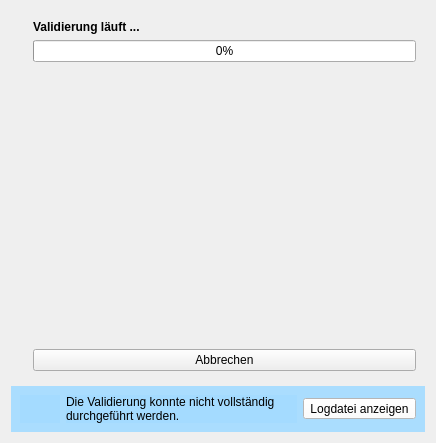
<?xml version="1.0" encoding="UTF-8"?>
<ui version="4.0">
 <class>validationStatusDialog</class>
 <widget class="QDialog" name="validationStatusDialog">
  <property name="geometry">
   <rect>
    <x>0</x>
    <y>0</y>
    <width>436</width>
    <height>443</height>
   </rect>
  </property>
  <property name="windowTitle">
   <string>Validierung</string>
  </property>
  <layout class="QGridLayout" name="gridLayout_3">
   <item row="0" column="0">
    <widget class="QStackedWidget" name="stackedWidget">
     <property name="frameShape">
      <enum>QFrame::NoFrame</enum>
     </property>
     <property name="frameShadow">
      <enum>QFrame::Plain</enum>
     </property>
     <property name="currentIndex">
      <number>0</number>
     </property>
     <widget class="QWidget" name="validation_in_progress">
      <layout class="QGridLayout" name="gridLayout_2">
       <item row="1" column="1">
        <spacer name="verticalSpacer">
         <property name="orientation">
          <enum>Qt::Vertical</enum>
         </property>
         <property name="sizeType">
          <enum>QSizePolicy::Expanding</enum>
         </property>
         <property name="sizeHint" stdset="0">
          <size>
           <width>20</width>
           <height>164</height>
          </size>
         </property>
        </spacer>
       </item>
       <item row="0" column="0">
        <widget class="QLabel" name="label">
         <property name="maximumSize">
          <size>
           <width>131</width>
           <height>131</height>
          </size>
         </property>
         <property name="text">
          <string/>
         </property>
         <property name="pixmap">
          <pixmap resource="resources/resources.qrc">:/analysis-status-dialog/analysis_in_progress.png</pixmap>
         </property>
         <property name="scaledContents">
          <bool>true</bool>
         </property>
        </widget>
       </item>
       <item row="0" column="1">
        <layout class="QVBoxLayout" name="verticalLayout_3">
         <item>
          <widget class="QLabel" name="label_2">
           <property name="font">
            <font>
             <weight>75</weight>
             <bold>true</bold>
            </font>
           </property>
           <property name="text">
            <string>Validierung läuft ...</string>
           </property>
           <property name="scaledContents">
            <bool>true</bool>
           </property>
          </widget>
         </item>
         <item>
          <widget class="QProgressBar" name="progressBar">
           <property name="maximum">
            <number>100</number>
           </property>
           <property name="value">
            <number>0</number>
           </property>
           <property name="invertedAppearance">
            <bool>false</bool>
           </property>
          </widget>
         </item>
         <item>
          <widget class="QLabel" name="label_validation_status">
           <property name="enabled">
            <bool>true</bool>
           </property>
           <property name="text">
            <string/>
           </property>
           <property name="scaledContents">
            <bool>true</bool>
           </property>
           <property name="alignment">
            <set>Qt::AlignRight|Qt::AlignTrailing|Qt::AlignVCenter</set>
           </property>
           <property name="wordWrap">
            <bool>true</bool>
           </property>
          </widget>
         </item>
        </layout>
       </item>
       <item row="2" column="1">
        <widget class="QPushButton" name="pushButton_cancel_validation_process">
         <property name="sizePolicy">
          <sizepolicy hsizetype="Minimum" vsizetype="Preferred">
           <horstretch>0</horstretch>
           <verstretch>0</verstretch>
          </sizepolicy>
         </property>
         <property name="text">
          <string>Abbrechen</string>
         </property>
         <property name="autoDefault">
          <bool>false</bool>
         </property>
        </widget>
       </item>
      </layout>
     </widget>
     <widget class="QWidget" name="validation_finished">
      <layout class="QGridLayout" name="gridLayout">
       <item row="2" column="0" colspan="3">
        <widget class="QDialogButtonBox" name="buttonBox_close_status_dialog">
         <property name="enabled">
          <bool>true</bool>
         </property>
         <property name="orientation">
          <enum>Qt::Horizontal</enum>
         </property>
         <property name="standardButtons">
          <set>QDialogButtonBox::Close</set>
         </property>
        </widget>
       </item>
       <item row="0" column="2">
        <layout class="QVBoxLayout" name="verticalLayout_2">
         <item>
          <layout class="QVBoxLayout" name="verticalLayout">
           <item>
            <widget class="QLabel" name="label_4">
             <property name="font">
              <font>
               <weight>75</weight>
               <bold>true</bold>
              </font>
             </property>
             <property name="text">
              <string>Validierung abgeschlossen.</string>
             </property>
             <property name="scaledContents">
              <bool>true</bool>
             </property>
            </widget>
           </item>
           <item>
            <widget class="QProgressBar" name="progressBar_2">
             <property name="value">
              <number>100</number>
             </property>
             <property name="invertedAppearance">
              <bool>false</bool>
             </property>
            </widget>
           </item>
          </layout>
         </item>
         <item>
          <layout class="QHBoxLayout" name="horizontalLayout">
           <item>
            <widget class="QLabel" name="label_6">
             <property name="enabled">
              <bool>true</bool>
             </property>
             <property name="text">
              <string>Benötigte Zeit: </string>
             </property>
             <property name="scaledContents">
              <bool>true</bool>
             </property>
             <property name="alignment">
              <set>Qt::AlignRight|Qt::AlignTrailing|Qt::AlignVCenter</set>
             </property>
            </widget>
           </item>
           <item>
            <widget class="QLabel" name="label_validation_duration">
             <property name="text">
              <string>TextLabel</string>
             </property>
            </widget>
           </item>
          </layout>
         </item>
        </layout>
       </item>
       <item row="1" column="2">
        <widget class="QGroupBox" name="groupBox_further_options">
         <property name="title">
          <string>Validierungsergebnisse verfügbar</string>
         </property>
         <layout class="QVBoxLayout" name="verticalLayout_4">
          <item>
           <widget class="QPushButton" name="pushButton_open_validation_results">
            <property name="text">
             <string>Ergebnisse einblenden</string>
            </property>
           </widget>
          </item>
         </layout>
        </widget>
       </item>
       <item row="0" column="1">
        <widget class="QLabel" name="label_5">
         <property name="maximumSize">
          <size>
           <width>131</width>
           <height>131</height>
          </size>
         </property>
         <property name="text">
          <string/>
         </property>
         <property name="pixmap">
          <pixmap resource="resources/resources.qrc">:/analysis-status-dialog/analysis_finished.png</pixmap>
         </property>
         <property name="scaledContents">
          <bool>true</bool>
         </property>
        </widget>
       </item>
      </layout>
     </widget>
    </widget>
   </item>
   <item row="1" column="0">
    <widget class="QFrame" name="frame_validation_error">
     <property name="enabled">
      <bool>true</bool>
     </property>
     <property name="styleSheet">
      <string notr="true">background-color: rgba(164, 219, 255, 235);</string>
     </property>
     <property name="frameShape">
      <enum>QFrame::NoFrame</enum>
     </property>
     <property name="frameShadow">
      <enum>QFrame::Raised</enum>
     </property>
     <layout class="QHBoxLayout" name="horizontalLayout_2">
      <item>
       <widget class="QLabel" name="icon_validation_error">
        <property name="maximumSize">
         <size>
          <width>40</width>
          <height>40</height>
         </size>
        </property>
        <property name="text">
         <string/>
        </property>
        <property name="pixmap">
         <pixmap resource="resources/resources.qrc">:/transformation-status-dialog/ic_info_black_48dp.png</pixmap>
        </property>
        <property name="scaledContents">
         <bool>true</bool>
        </property>
        <property name="wordWrap">
         <bool>false</bool>
        </property>
       </widget>
      </item>
      <item>
       <widget class="QLabel" name="label_validation_error">
        <property name="text">
         <string>Die Validierung konnte nicht vollständig durchgeführt werden.</string>
        </property>
        <property name="scaledContents">
         <bool>true</bool>
        </property>
        <property name="wordWrap">
         <bool>true</bool>
        </property>
       </widget>
      </item>
      <item>
       <widget class="QToolButton" name="toolButton_validation_error_show_log">
        <property name="autoFillBackground">
         <bool>false</bool>
        </property>
        <property name="styleSheet">
         <string notr="true">background-color: rgb(255, 255, 255);</string>
        </property>
        <property name="text">
         <string>Logdatei anzeigen</string>
        </property>
       </widget>
      </item>
     </layout>
    </widget>
   </item>
  </layout>
 </widget>
 <resources>
  <include location="resources/resources.qrc"/>
 </resources>
 <connections>
  <connection>
   <sender>buttonBox_close_status_dialog</sender>
   <signal>accepted()</signal>
   <receiver>validationStatusDialog</receiver>
   <slot>accept()</slot>
   <hints>
    <hint type="sourcelabel">
     <x>248</x>
     <y>254</y>
    </hint>
    <hint type="destinationlabel">
     <x>157</x>
     <y>274</y>
    </hint>
   </hints>
  </connection>
  <connection>
   <sender>buttonBox_close_status_dialog</sender>
   <signal>rejected()</signal>
   <receiver>validationStatusDialog</receiver>
   <slot>reject()</slot>
   <hints>
    <hint type="sourcelabel">
     <x>316</x>
     <y>260</y>
    </hint>
    <hint type="destinationlabel">
     <x>286</x>
     <y>274</y>
    </hint>
   </hints>
  </connection>
 </connections>
</ui>
